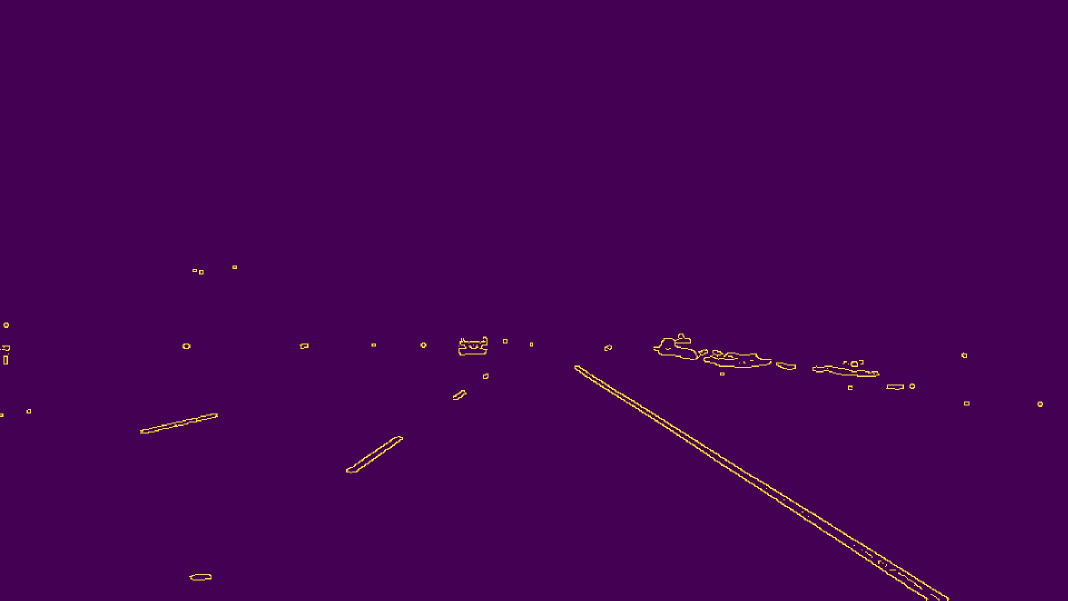
#> input picture test_images_edges/solidWhiteRight.jpg, 2136 x 1201 px, found by its file name (shown at 1/2 size)
$ jupyter execute --allow-errors P1.ipynb   (shell and % lines are left out)   (text cells are left out)
#> lines starting #> are read from the running program, lines starting #| are printed output that depends on the picture; after the words box and inside, x2 and y2 are one past the last pixel; in counts of white or black regions, pixels touching at a corner belong together; pictures that were not available may be replaced by others from this repository, and a replacement may not be noted
[cell 1]
#importing some useful packages
import matplotlib.pyplot as plt
import matplotlib.image as mpimg
import numpy as np
import cv2

[cell 2]
#reading in an image
image = mpimg.imread('test_images/solidWhiteRight.jpg')
#> image is the input picture: shape (1201, 2136, 3); mean R, G, B 68.9, 1.2, 82.8

#printing out some stats and plotting
print('This image is:', type(image), 'with dimensions:', image.shape)
#| This image is: <class 'numpy.ndarray'> with dimensions: (1201, 2136, 3)
plt.imshow(image)  # if you wanted to show a single color channel image called 'gray', for example, call as plt.imshow(gray, cmap='gray')

[cell 3]
from types import SimpleNamespace
config = {
    'lower_white': np.uint8([  0, 205,   0]), # lower threshold for white color in HSL
    'upper_white': np.uint8([255, 255, 255]), # upper threshold for white color in HSL
    'lower_yellow': np.uint8([ 10,   0, 100]), # lower threshold for yellow color in HSL
    'upper_yellow': np.uint8([ 40, 255, 255]), # upper threshold for yellow color in HSL
    'kernel_size': 7, # Gaussian noise kernel size
    'rho': 2, # distance resolution of the accumulator in pixels
    'theta': np.pi/180, # angle resolution of the accumulator in radians
    'threshold': 30, # accumulator threshold parameter
    'min_line_len': 40, # line segments shorter than this parameter are rejected
    'max_line_gap': 100, # maximum allowed gap between points on the same line to link them
}
config = SimpleNamespace(**config)

[cell 4]
import math
import warnings
import matplotlib.ticker as ticker

def convert_rgb_to_hsl(img):
    """Converts RGB iamge to HSL colorspace"""
    return cv2.cvtColor(img, cv2.COLOR_RGB2HLS)

def extract_white_yellow_hls(img):
    """
    Extracts all white and yellow pixels in HSL colorspace

    This function expects an image in the HSL format. Make sure
    you have converted your image to this colorspace. Yellow and white pixels
    are extracted based on an upper and lower threshold.
    """
    white_mask = cv2.inRange(img, config.lower_white, config.upper_white)
    yellow_mask = cv2.inRange(img, config.lower_yellow, config.upper_yellow)
    mask = cv2.bitwise_or(white_mask, yellow_mask)
    return cv2.bitwise_and(img, img, mask = mask)

def grayscale(img):
    """Applies the Grayscale transform
    This will return an image with only one color channel
    but NOTE: to see the returned image as grayscale
    (assuming your grayscaled image is called 'gray')
    you should call plt.imshow(gray, cmap='gray')"""
    rgb_image = cv2.cvtColor(img, cv2.COLOR_HLS2RGB)
    return cv2.cvtColor(rgb_image, cv2.COLOR_RGB2GRAY)

def canny(img, low_threshold, high_threshold):
    """Applies the Canny transform"""
    return cv2.Canny(img, low_threshold, high_threshold)

def auto_canny(img, sigma=0.33):
    """Applies the Canny transform with auto threshold"""

    # compute the median of the single channel pixel intensities
    median_intensity = np.median(img)

    # apply automatic Canny edge detection using the computed median
    lower = int(max(0, (1.0 - sigma) * median_intensity))
    upper = int(min(255, (1.0 + sigma) * median_intensity))

    return cv2.Canny(img, lower, upper)


def gaussian_blur(img):
    """Applies a Gaussian Noise kernel"""
    return cv2.GaussianBlur(img, (config.kernel_size, config.kernel_size), 0)

def region_of_interest_mask(img):
    """
    Constructs an image mask

    The region of interest has 4 vertices, which are
    calculated based on the image dimension.
    """
    shape_img = img.shape
    vertices = np.array([[
        (0,shape_img[0]),
        ((9*shape_img[1])/20, (3*shape_img[0])/5),
        ((11*shape_img[1])/20, (3*shape_img[0])/5),
        (shape_img[1],shape_img[0])
    ]], dtype=np.int32)
    return vertices

def region_of_interest(img, vertices):
    """
    Applies an image mask

    Only keeps the region of the image defined by the polygon
    formed from `vertices`. The rest of the image is set to black.
    `vertices` should be a numpy array of integer points.
    """
    #defining a blank mask to start with
    mask = np.zeros_like(img)

    #defining a 3 channel or 1 channel color to fill the mask with depending on the input image
    if len(img.shape) > 2:
        channel_count = img.shape[2]  # i.e. 3 or 4 depending on your image
        ignore_mask_color = (255,) * channel_count
    else:
        ignore_mask_color = 255

    #filling pixels inside the polygon defined by "vertices" with the fill color
    cv2.fillPoly(mask, vertices, ignore_mask_color)

    #returning the image only where mask pixels are nonzero
    masked_image = cv2.bitwise_and(img, mask)
    return masked_image

def construct_lane_boundaries(lines):
    """
    Calculates left and right lane boundary coeffiecients

    The detcetd lines by the hough line algorithm are seperated
    into two groups: left lane boundary and right lane boundary.
    Non-fitting lines (e.g. vertical lines) are omitted. For both
    groups a least squre fitting line is determined and returned.
    """
    if lines is None:
        return None, None

    right_lane_boundary_x = []
    right_lane_boundary_y = []
    left_lane_boundary_x = []
    left_lane_boundary_y = []
    for line in lines:
        for x1,y1,x2,y2 in line:
            # skip vertical lines
            if abs(x1 - x2) > 0:
                slope = (y2 - y1)/(x2 - x1)
                if -0.9 < slope < -0.4:
                    left_lane_boundary_x.append(x1)
                    left_lane_boundary_x.append(x2)
                    left_lane_boundary_y.append(y1)
                    left_lane_boundary_y.append(y2)
                elif 0.4 < slope < 0.9:
                    right_lane_boundary_x.append(x1)
                    right_lane_boundary_x.append(x2)
                    right_lane_boundary_y.append(y1)
                    right_lane_boundary_y.append(y2)

    left_lane_coeffs = None
    if len(left_lane_boundary_x) > 0 and len(left_lane_boundary_y) > 0:
        left_lane_coeffs = np.polyfit(left_lane_boundary_x, left_lane_boundary_y, 1)

    right_lane_coeffs = None
    if len(right_lane_boundary_x) > 0 and len(right_lane_boundary_y) > 0:
        right_lane_coeffs  = np.polyfit(right_lane_boundary_x, right_lane_boundary_y, 1)

    return left_lane_coeffs, right_lane_coeffs

def draw_lines(img, left_lane_coeffs, right_lane_coeffs, color=[255, 0, 0], thickness=2, focus_y2=320):
    """
    Draw left and right lane boundary line

    This function draws `lines` with `color` and `thickness`.
    Lines are drawn on the image inplace (mutates the image).
    """

    line_img = np.zeros((img.shape[0], img.shape[1], 3), dtype=np.uint8)

    if left_lane_coeffs is not None:
        left_lane_slope = left_lane_coeffs[0]
        left_lane_intercept = left_lane_coeffs[1]
        y1 = img.shape[0]
        y2 = focus_y2
        x1 = (y1 - left_lane_intercept)/left_lane_slope
        x2 = (y2 - left_lane_intercept)/left_lane_slope
        cv2.line(line_img, (int(x1), int(y1)), (int(x2), int(y2)), color, thickness)
    else:
        warnings.warn("No left boundary!")

    if right_lane_coeffs is not None:
        right_lane_slope = right_lane_coeffs[0]
        right_lane_intercept = right_lane_coeffs[1]
        y1 = img.shape[0]
        y2 = focus_y2
        x1 = (y1 - right_lane_intercept)/right_lane_slope
        x2 = (y2 - right_lane_intercept)/right_lane_slope
        cv2.line(line_img, (int(x1), int(y1)), (int(x2), int(y2)), color, thickness)
    else:
        warnings.warn("No right boundary!")

    return line_img

def hough_lines(img):
    """
    `img` should be the output of a Canny transform.

    Returns an image with hough lines drawn.
    """
    lines = cv2.HoughLinesP(img, config.rho, config.theta, config.threshold, \
                            np.array([]), minLineLength=config.min_line_len, \
                            maxLineGap=config.max_line_gap)
    return lines

def weighted_img(img, initial_img, α=0.8, β=1., γ=0.):
    """
    `img` is the output of the hough_lines(), An image with lines drawn on it.
    Should be a blank image (all black) with lines drawn on it.

    `initial_img` should be the image before any processing.

    The result image is computed as follows:

    initial_img * α + img * β + γ
    NOTE: initial_img and img must be the same shape!
    """
    return cv2.addWeighted(initial_img, α, img, β, γ)

def draw_hough_lines(img, lines):
    """ draw all hough lines """
    for line in lines:
        for x1,y1,x2,y2 in line:
            cv2.line(img,(x1,y1),(x2,y2),(255,0,0),2)

def show_and_save_fig(img, title, output_folder_name, output_file_name, dpi=400):
    """ saves and plots image with specified parameters """
    plt.imshow(img)
    plt.tight_layout()
    plt.title(title)
    plt.axis('off')
    plt.gca().xaxis.set_major_locator(ticker.NullLocator())
    plt.gca().yaxis.set_major_locator(ticker.NullLocator())
    plt.savefig(output_folder_name + output_file_name, \
                dpi=dpi, bbox_inches = 'tight', pad_inches = 0)
    plt.show()

[cell 5]
import os
os.listdir("test_images/")

[cell 6]
# remove show_and_save_fig for faster processing

def process_image(img_file, img_folder="test_images/"):
    """ Pipeline for processing an image file """

    print("--- "  + img_file + " start ---")

    img = mpimg.imread(img_folder + img_file)
    plt.imshow(img)
    plt.tight_layout()
    plt.title("RGB-Image")
    plt.axis('off')
    plt.gca().xaxis.set_major_locator(ticker.NullLocator())
    plt.gca().yaxis.set_major_locator(ticker.NullLocator())
    plt.show()

    hsl_img = convert_rgb_to_hsl(img)

    masked = extract_white_yellow_hls(hsl_img)
    show_and_save_fig(cv2.cvtColor(masked, cv2.COLOR_HLS2RGB), "Yellow-and-White-Only", \
                      "interim/test_images_extracted_colors/", img_file)

    gray_img = grayscale(masked)
    show_and_save_fig(gray_img, "Grayscale", \
                      "interim/test_images_grayscale/", img_file)

    blur_gray_img = gaussian_blur(gray_img)
    show_and_save_fig(blur_gray_img, "Gaussian-Smoothing", \
                      "interim/test_images_gaussian/", img_file)

    edges = auto_canny(blur_gray_img)
    show_and_save_fig(edges, "Detected-Edges", \
                      "interim/test_images_edges/", img_file)

    roi_mask = region_of_interest_mask(hsl_img)
    show_and_save_fig(cv2.polylines(img.copy(), roi_mask, False, (0,200,0), 2, 4), \
                      "ROI-Mask", "interim/test_images_roi_mask/", img_file)

    roi_img = region_of_interest(edges, roi_mask)
    show_and_save_fig(roi_img, "Applied-ROI-Mask", \
                      "interim/test_images_roi_mask_applied/", img_file)

    lines = hough_lines(roi_img)
    img_copy = img.copy()
    draw_hough_lines(img_copy, lines)
    show_and_save_fig(img_copy, "Hough-Lines", \
                      "interim/test_images_hough_lines/", img_file)


    left_lane_coeffs, right_lane_coeffs = construct_lane_boundaries(lines)
    line_img = draw_lines(img, left_lane_coeffs, right_lane_coeffs, [255, 0, 0], 4)
    show_and_save_fig(line_img, "Lane-boundaries", \
                      "interim/test_images_lane_boundaries/", img_file)

    w_img = weighted_img(line_img, img)
    show_and_save_fig(w_img, "Combined-Image", \
                      "test_images_output/", img_file)

    print("--- "  + img_file + " end ---")

[cell 7]
for img_file in os.listdir("test_images/"):
    process_image(img_file)
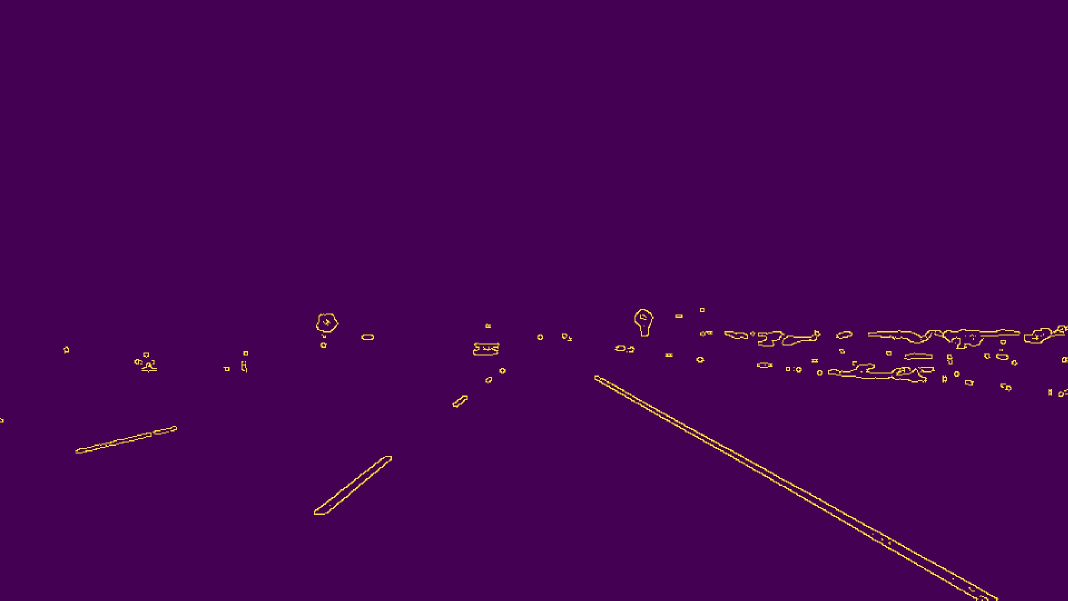
#> input picture test_images_edges/solidWhiteCurve.jpg, 2136 x 1201 px, given as the content of the folder test_images/, which was not available (shown at 1/2 size)
#> in process_image, img is the input picture: shape (1201, 2136, 3); mean R, G, B 69.3, 1.7, 82.7
#> in extract_white_yellow_hls, `white_mask = cv2.inRange(img, config.lower_white, config.upper_white)`:
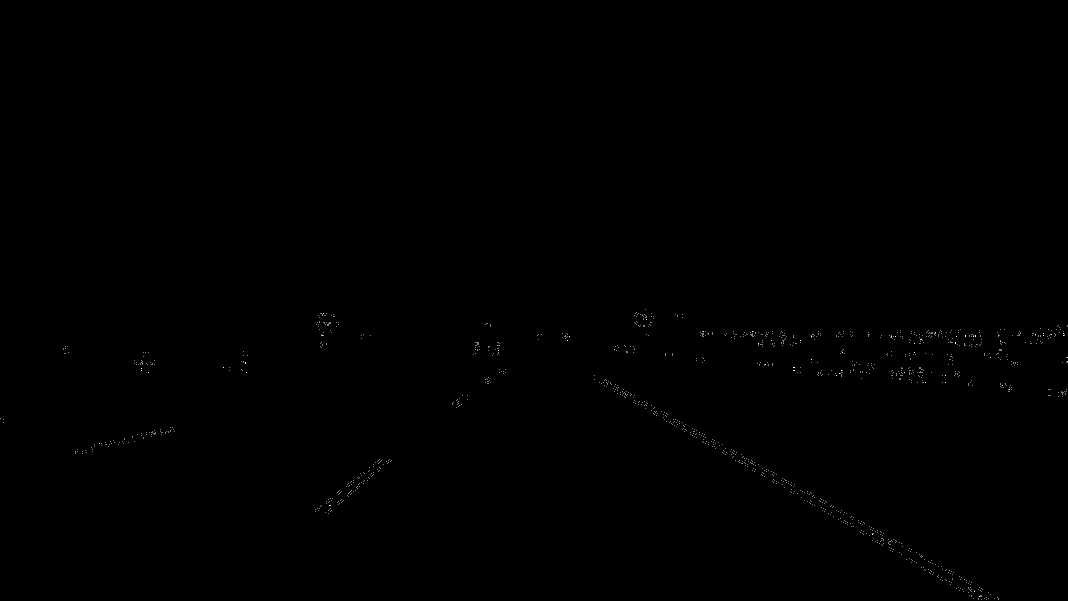
#> white_mask: shape (1201, 2136) (shown at 1/2 size); 0.06% white in thin lines or dots, all inside (x1, y1, x2, y2) = (1, 618, 2136, 1200)
#> in show_and_save_fig, `plt.savefig(output_folder_name + output_file_name, \ dpi=dpi, bbox_inc..`:
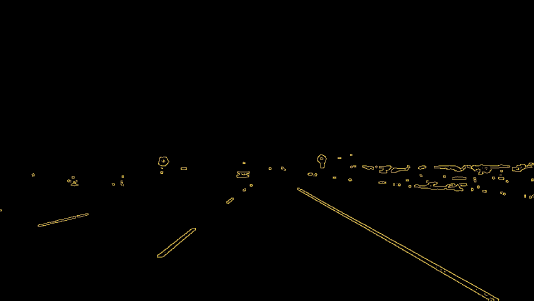
#> shown: shape (1201, 2136, 3) (shown at 1/4 size); mean R, G, B 1.9, 1.6, 0.8
#> in auto_canny, `median_intensity = np.median(img)`: median_intensity = 0
#> in process_image, `roi_mask = region_of_interest_mask(hsl_img)`: roi_mask = [[0, 1201], [961, 720], [1174, 720], [2136, 1201]]
#> in region_of_interest, `masked_image = cv2.bitwise_and(img, mask)`:
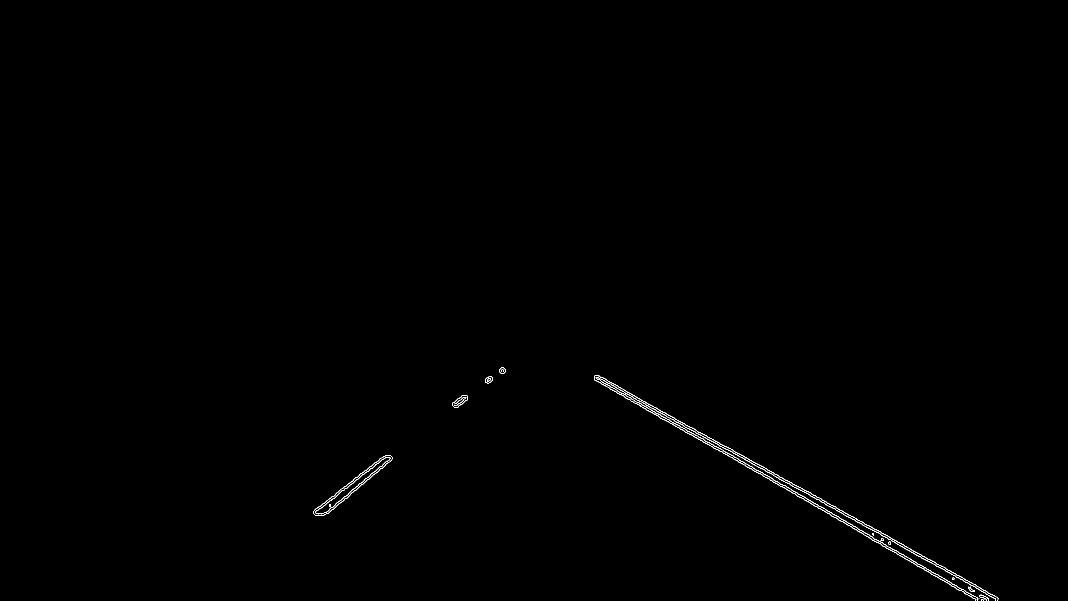
#> masked_image: shape (1201, 2136) (shown at 1/2 size); 0.25% white in thin lines or dots, all inside (x1, y1, x2, y2) = (627, 735, 1997, 1201)
#> in hough_lines, `lines = cv2.HoughLinesP(img, config.rho, config.theta, config.threshol..`: lines = 43 rows, first 6: [1188, 758, 1427, 896], [1194, 750, 1989, 1191], [1189, 752, 1995, 1199], [1188, 753, 1962, 1200], [1367, 860, 1955, 1199], [655, 1027, 783, 919]
#> the loop in draw_hough_lines, `for line in lines:` made 43 passes
#> the loop in construct_lane_boundaries, `for line in lines:` made 43 passes
#> after the loop in construct_lane_boundaries, `for line in lines:`: left_lane_boundary_x = 40 values, max 1011 at index 23, min 627 at index 4, mean 819.1; left_lane_boundary_y = 40 values, max 1030 at index 2, min 736 at index 19, mean 883; right_lane_boundary_x = 44 values, max 1995 at index 5, min 1188 at index 0, mean 1616; right_lane_boundary_y = 44 values, max 1200 at index 7, min 750 at index 2, mean 997
#> in construct_lane_boundaries, `left_lane_coeffs = np.polyfit(left_lane_boundary_x, left_lane_boundary..`: left_lane_coeffs = [-0.775, 1518.1]
#> in construct_lane_boundaries, `right_lane_coeffs  = np.polyfit(right_lane_boundary_x, right_lane_boun..`: right_lane_coeffs = [0.569, 76.84]
#> in process_image, `left_lane_coeffs, right_lane_coeffs = construct_lane_boundaries(lines)`: left_lane_coeffs = [-0.775, 1518.1]; right_lane_coeffs = [0.569, 76.84]
#> in draw_lines, `left_lane_slope = left_lane_coeffs[0]`: left_lane_slope = -0.775
#> in draw_lines, `left_lane_intercept = left_lane_coeffs[1]`: left_lane_intercept = 1518.1
#> in draw_lines, `x1 = (y1 - left_lane_intercept)/left_lane_slope`: x1 = 409
#> in draw_lines, `x2 = (y2 - left_lane_intercept)/left_lane_slope`: x2 = 1545.2
#> in draw_lines, `right_lane_slope = right_lane_coeffs[0]`: right_lane_slope = 0.569
#> in draw_lines, `right_lane_intercept = right_lane_coeffs[1]`: right_lane_intercept = 76.84
#> in draw_lines, `x1 = (y1 - right_lane_intercept)/right_lane_slope`: x1 = 1974.3
#> in draw_lines, `x2 = (y2 - right_lane_intercept)/right_lane_slope`: x2 = 427.1
#> in weighted_img, `return cv2.addWeighted(initial_img, α, img, β, γ)`:
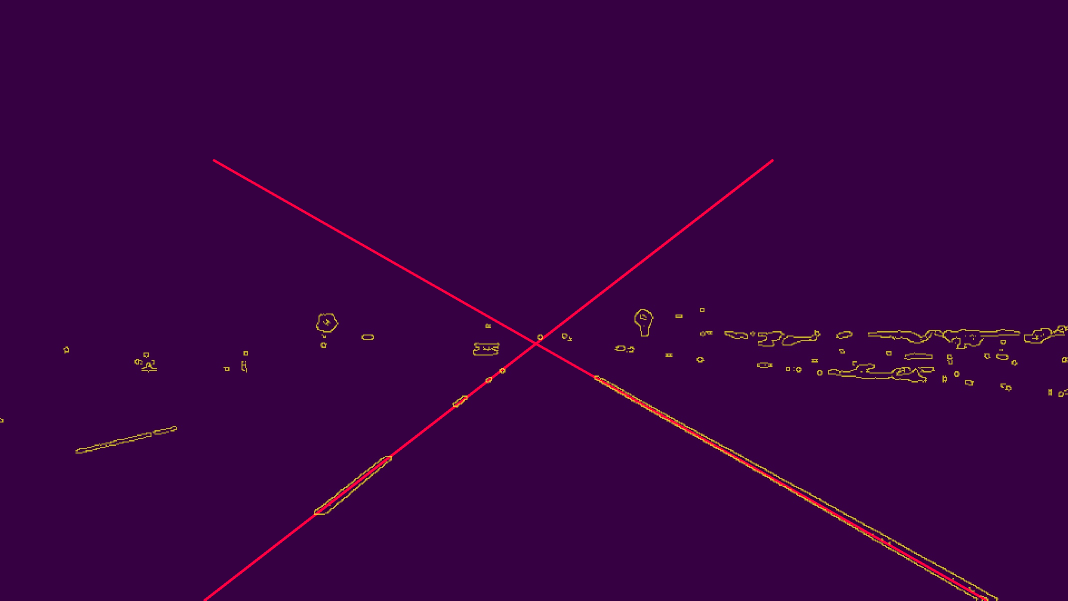
#> returned value: shape (1201, 2136, 3) (shown at 1/2 size); mean of channels 0, 1, 2 56.3, 1.4, 65.8; drawn as R, G, B

[cell 8]
# Import everything needed to edit/save/watch video clips
from moviepy.editor import VideoFileClip
from IPython.display import HTML

[cell 9]
from collections import deque

""" Class for detecting lane boundaries of a video file

    This class annotates an image with left and rigth lane
    boundary. Moreover, it keeps track of the history of left
    and right lane boundaries. This history is used to smooth
    the coefficients of the boundaries to avoid shakiness and
    detect high deviations.
"""
class ProcessVideo:
    def __init__(self, focus_y2, memory_size = 5, max_slope_diff = 0.15, max_intercept_diff = 30):
        self.prev_left_lane_coeffs = deque(maxlen=memory_size)
        self.prev_right_lane_coeffs = deque(maxlen=memory_size)
        self.max_slope_diff = max_slope_diff
        self.max_intercept_diff = max_intercept_diff
        self.focus_y2 = focus_y2

    # [74 lines left out: functions smooth_boundary_coeffs, process_image, not called in this run]

[cell 10]
pv_class = ProcessVideo(focus_y2 = 320)

white_output = 'test_videos_output/solidWhiteRight.mp4'
#> (the rest of this cell did not finish here and is left out)

[cell 11]
HTML("""
<video width="960" height="540" controls>
  <source src="{0}">
</video>
""".format(white_output))

[cell 12]
pv_class = ProcessVideo(focus_y2 = 340)

yellow_output = 'test_videos_output/solidYellowLeft.mp4'
#> (the rest of this cell did not finish here and is left out)

[cell 13]
HTML("""
<video width="960" height="540" controls>
  <source src="{0}">
</video>
""".format(yellow_output))

[cell 14]
pv_class = ProcessVideo(focus_y2 = 450)
